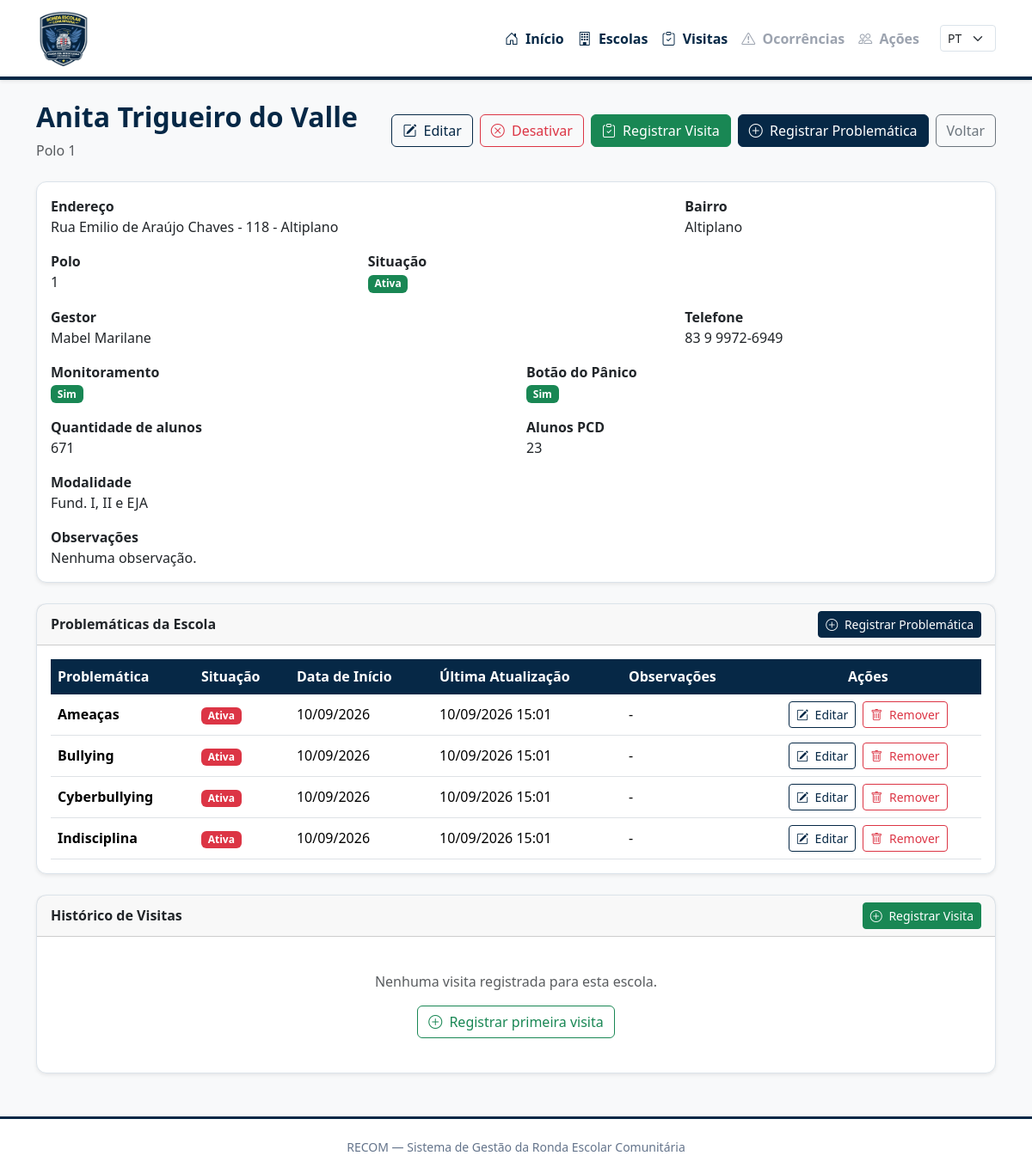
The page /escolas/4/ on the database as committed earlier.
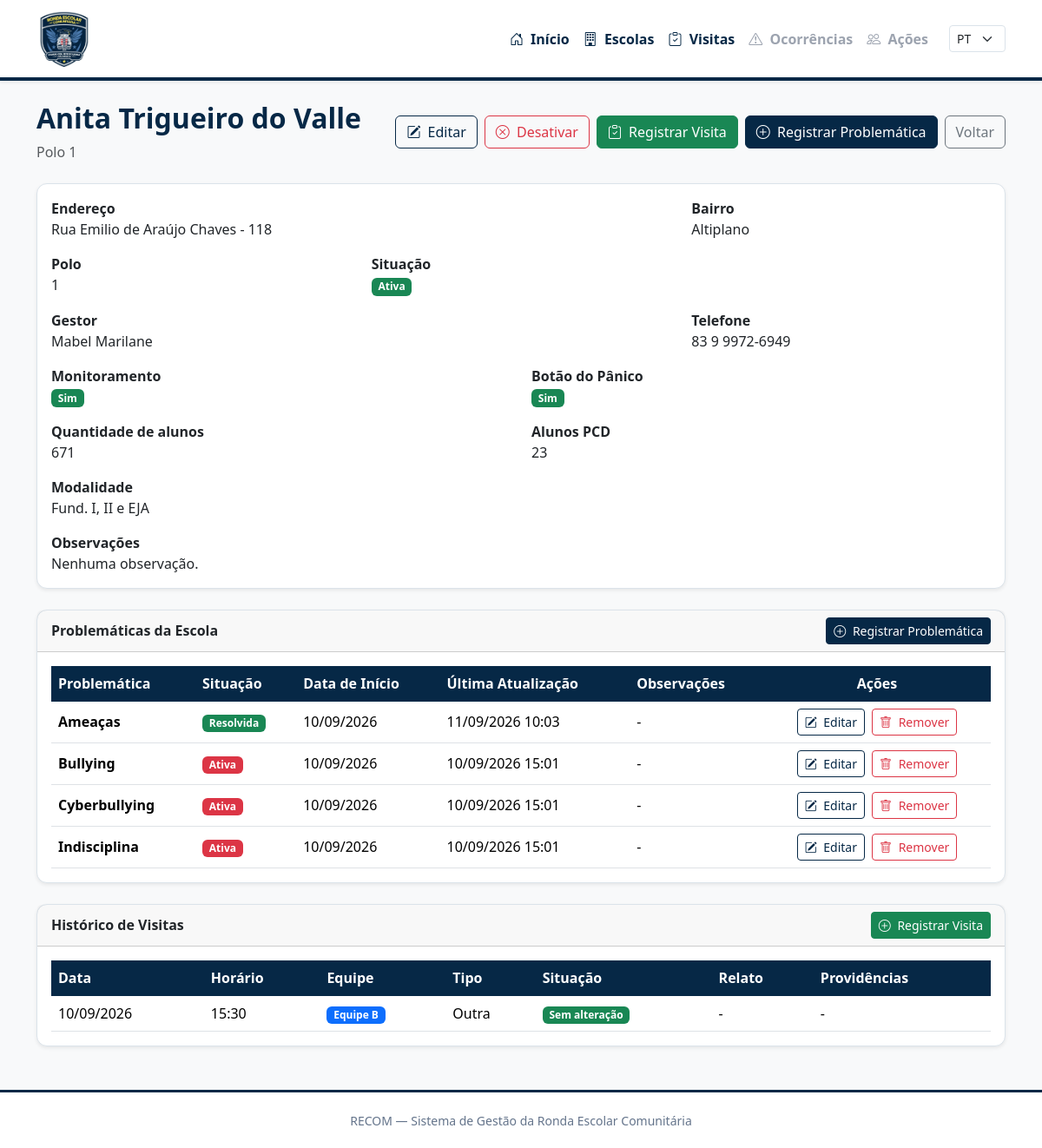
The same page on the database as committed later.
### escolas/models.py (models this page shows, shortened)
class Escola(models.Model):
    POLO_CHOICES = [
        (1, "Polo 1"),
        (2, "Polo 2"),
        (3, "Polo 3"),
        (4, "Polo 4"),
        (5, "Polo 5"),
        (6, "Polo 6"),
        (7, "Polo 7"),
        (8, "Polo 8"),
        (9, "Polo 9"),
    ]
    nome = models.CharField(
        max_length=200,
        unique=True
    )
    polo = models.PositiveSmallIntegerField(
        choices=POLO_CHOICES
    )
    endereco = models.CharField(
        max_length=300
    )
    bairro = models.CharField(
    max_length=120,
    blank=True
    )
    gestor = models.CharField(
        max_length=150,
        blank=True
    )
    telefone = models.CharField(
        max_length=100,
        blank=True
    )
    monitoramento = models.BooleanField(
        default=False
    )
    botao_panico = models.BooleanField(
        default=False
    )
    quantidade_alunos = models.PositiveIntegerField(
        default=0
    )
    quantidade_alunos_pcd = models.PositiveIntegerField(
        default=0
    )
    modalidade = models.CharField(
        max_length=200,
        blank=True
    )
    observacoes = models.TextField(
        blank=True
    )
    ativa = models.BooleanField(
        default=True
    )
    data_inativacao = models.DateTimeField(
        blank=True,
        null=True
    )
    inativada_por = models.ForeignKey(
        User,
        on_delete=models.SET_NULL,
        blank=True,
        null=True,
        related_name="escolas_inativadas"
    )
    criado_em = models.DateTimeField(
        auto_now_add=True
    )
    atualizado_em = models.DateTimeField(
        auto_now=True
    )

class EscolaProblematica(models.Model):
    SITUACAO_CHOICES = [
        ("ATIVA", "Ativa"),
        ("EM_ACOMPANHAMENTO", "Em acompanhamento"),
        ("RESOLVIDA", "Resolvida"),
    ]
    escola = models.ForeignKey(
        Escola,
        on_delete=models.CASCADE,
        related_name="problematicas"
    )
    tipo_problematica = models.ForeignKey(
        TipoProblematica,
        on_delete=models.PROTECT,
        related_name="escolas"
    )
    data_registro = models.DateField(
        auto_now_add=True
    )
    situacao = models.CharField(
        max_length=20,
        choices=SITUACAO_CHOICES,
        default="ATIVA"
    )
    observacoes = models.TextField(
        blank=True
    )
    criado_em = models.DateTimeField(
        auto_now_add=True
    )
    atualizado_em = models.DateTimeField(
        auto_now=True
    )
    class Meta:
        ordering = ["escola", "tipo_problematica"]
        verbose_name = "Problemática da escola"
        verbose_name_plural = "Problemáticas das escolas"
        constraints = [
            models.UniqueConstraint(
                fields=["escola", "tipo_problematica"],
                name="unique_escola_tipo_problematica"
            )
        ]

class TipoProblematica(models.Model):
    nome = models.CharField(
        max_length=150,
        unique=True
    )
    descricao = models.TextField(
        blank=True
    )
    ativa = models.BooleanField(
        default=True
    )
    criado_em = models.DateTimeField(
        auto_now_add=True
    )
    atualizado_em = models.DateTimeField(
        auto_now=True
    )
    class Meta:
        ordering = ["nome"]
        verbose_name = "Tipo de problemática"
        verbose_name_plural = "Tipos de problemáticas"

### visitas/models.py (models this page shows, shortened)
class RondaVisita(models.Model):
    EQUIPE_CHOICES = [
        ("A", "Equipe A"),
        ("B", "Equipe B"),
        ("C", "Equipe C"),
        ("D", "Equipe D"),
        ("E", "Equipe E"),
        ("F", "Equipe F"),
    ]
    TIPO_VISITA_CHOICES = [
        ("ROTINA", "Visita de rotina"),
        ("SAIDA", "Acompanhamento de saída"),
        ("EVENTO", "Acompanhamento de evento"),
        ("APOIO", "Apoio / atendimento"),
        ("OUTRA", "Outra"),
    ]
    SITUACAO_CHOICES = [
        ("SEM_ALTERACAO", "Sem alteração"),
        ("COM_ALTERACAO", "Com alteração"),
    ]
    escola = models.ForeignKey(
        Escola,
        on_delete=models.PROTECT,
        related_name="visitas",
        verbose_name="Escola",
    )
    equipe = models.CharField(
        max_length=1,
        choices=EQUIPE_CHOICES,
        verbose_name="Equipe responsável",
    )
    data_visita = models.DateField(
        verbose_name="Data da visita",
    )
    horario = models.TimeField(
        verbose_name="Horário",
    )
    tipo_visita = models.CharField(
        max_length=20,
        choices=TIPO_VISITA_CHOICES,
        default="ROTINA",
        verbose_name="Tipo de visita",
    )
    situacao = models.CharField(
        max_length=20,
        choices=SITUACAO_CHOICES,
        default="SEM_ALTERACAO",
        verbose_name="Situação",
    )
    relato = models.TextField(
        blank=True,
        verbose_name="Relato da visita",
    )
    orientacoes = models.TextField(
        blank=True,
        verbose_name="Orientações / providências",
    )
    criado_em = models.DateTimeField(
        auto_now_add=True,
    )
    atualizado_em = models.DateTimeField(
        auto_now=True,
    )
    class Meta:
        ordering = [
            "-data_visita",
            "-horario",
        ]
        verbose_name = "Ronda / Visita"
        verbose_name_plural = "Rondas / Visitas"

### escolas/views.py (the view)
def detalhe_escola(request, pk):
    escola = get_object_or_404(
        Escola,
        pk=pk
    )
    visitas = escola.visitas.all().order_by(
        "-data_visita",
        "-horario"
    )
    contexto = {
        "escola": escola,
        "visitas": visitas,
    }
    return render(
        request,
        "escolas/detalhe_escola.html",
        contexto
    )

### templates/escolas/detalhe_escola.html (shortened to what the changed rows need)
{% extends "base.html" %}
{% block content %}
<div class="container mt-4 mb-5">
    <div class="d-flex justify-content-between align-items-center mb-4">
        <div>
            <h2>{{ escola.nome }}</h2>
            <p class="text-muted mb-0">
                Polo {{ escola.polo }}
            </p>
        </div>
    </div>
    <div class="card shadow-sm">
        <div class="card-body">
            <div class="row">
                <div class="col-md-8 mb-3">
                    <strong>Endereço</strong>
                    <div>
                        {{ escola.endereco }}
                    </div>
                </div>
                <div class="col-md-4 mb-3">
                    <strong>Bairro</strong>
                    <div>
                        {{ escola.bairro|default:"Não informado" }}
                    </div>
                </div>
                <div class="col-md-4 mb-3">
                    <strong>Polo</strong>
                    <div>
                        {{ escola.polo }}
                    </div>
                </div>
                <div class="col-md-8 mb-3">
                    <strong>Gestor</strong>
                    <div>
                        {{ escola.gestor|default:"Não informado" }}
                    </div>
                </div>
                <div class="col-md-4 mb-3">
                    <strong>Telefone</strong>
                    <div>
                        {{ escola.telefone|default:"Não informado" }}
                    </div>
                </div>
                <div class="col-md-6 mb-3">
                    <strong>Quantidade de alunos</strong>
                    <div>
                        {{ escola.quantidade_alunos }}
                    </div>
                </div>
                <div class="col-md-6 mb-3">
                    <strong>Alunos PCD</strong>
                    <div>
                        {{ escola.quantidade_alunos_pcd }}
                    </div>
                </div>
                <div class="col-md-12 mb-3">
                    <strong>Modalidade</strong>
                    <div>
                        {{ escola.modalidade|default:"Não informada" }}
                    </div>
                </div>
                <div class="col-md-12">
                    <strong>Observações</strong>
                    <div>
                        {{ escola.observacoes|default:"Nenhuma observação." }}
                    </div>
                </div>
            </div>
        </div>
    </div>
    <div class="card shadow-sm mt-4">
        <div class="card-body">
            {% if escola.problematicas.all %}
                <div class="table-responsive">
                    <table class="table table-hover align-middle mb-0">
                        <thead>
                            <tr>
                                <th>Problemática</th>
                                <th>Situação</th>
                                <th>Data de Início</th>
                                <th>Última Atualização</th>
                                <th>Observações</th>
                                <th class="text-center">
                                    Ações
                                </th>
                            </tr>
                        </thead>
                        <tbody>
                            {% for problematica in escola.problematicas.all %}
                                <tr>
                                    <td>
                                        <strong>
                                            {{ problematica.tipo_problematica.nome }}
                                        </strong>
                                    </td>
                                    <td>
                                        {% if problematica.situacao == "ATIVA" %}
                                            <span class="badge bg-danger">
                                                Ativa
                                            </span>
                                        {% elif problematica.situacao == "EM_ACOMPANHAMENTO" %}
                                            <span class="badge bg-warning text-dark">
                                                Em acompanhamento
                                            </span>
                                        {% elif problematica.situacao == "RESOLVIDA" %}
                                            <span class="badge bg-success">
                                                Resolvida
                                            </span>
                                        {% else %}
                                            {{ problematica.get_situacao_display }}
                                        {% endif %}
                                    </td>
                                    <td class="text-nowrap">
                                        {{ problematica.data_registro|date:"d/m/Y" }}
                                    </td>
                                    <td class="text-nowrap">
                                        {{ problematica.atualizado_em|date:"d/m/Y H:i" }}
                                    </td>
                                    <td>
                                        {{ problematica.observacoes|default:"-" }}
                                    </td>
                                    <td class="text-center">
                                        <div class="d-flex justify-content-center gap-2">
                                            <a
                                                href="{% url 'escolas:editar_problematica' escola.pk problematica.pk %}"
                                                class="btn btn-sm btn-outline-primary"
                                            >
                                                <i class="bi bi-pencil-square me-1"></i>
                                                Editar
                                            </a>
                                            <form
                                                method="post"
                                                action="{% url 'escolas:excluir_problematica' escola.pk problematica.pk %}"
                                                class="d-inline"
                                            >
                                                <button
                                                    type="submit"
                                                    class="btn btn-sm btn-outline-danger"
                                                    onclick="return confirm('Deseja realmente remover esta problemática da escola?');"
                                                >
                                                    <i class="bi bi-trash me-1"></i>
                                                    Remover
                                                </button>
                                            </form>
                                        </div>
                                    </td>
                                </tr>
                            {% endfor %}
                        </tbody>
                    </table>
                </div>
            {% endif %}
        </div>
    </div>
    <div class="card shadow-sm mt-4">
        <div class="card-body">
            {% if visitas %}
                <div class="table-responsive">
                    <table class="table table-hover align-middle mb-0">
                        <thead>
                            <tr>
                                <th>Data</th>
                                <th>Horário</th>
                                <th>Equipe</th>
                                <th>Tipo</th>
                                <th>Situação</th>
                                <th>Relato</th>
                                <th>Providências</th>
                            </tr>
                        </thead>
                        <tbody>
                            {% for visita in visitas %}
                                <tr>
                                    <td class="text-nowrap">
                                        {{ visita.data_visita|date:"d/m/Y" }}
                                    </td>
                                    <td class="text-nowrap">
                                        {{ visita.horario|time:"H:i" }}
                                    </td>
                                    <td class="text-nowrap">
                                        <span class="badge bg-primary">
                                            {{ visita.get_equipe_display }}
                                        </span>
                                    </td>
                                    <td>
                                        {{ visita.get_tipo_visita_display }}
                                    </td>
                                    <td>
                                        {% if visita.situacao == "SEM_ALTERACAO" %}
                                            <span class="badge bg-success">
                                                Sem alteração
                                            </span>
                                        {% elif visita.situacao == "COM_ALTERACAO" %}
                                            <span class="badge bg-warning text-dark">
                                                Com alteração
                                            </span>
                                        {% else %}
                                            {{ visita.get_situacao_display }}
                                        {% endif %}
                                    </td>
                                    <td>
                                        {{ visita.relato|default:"-" }}
                                    </td>
                                    <td>
                                        {{ visita.orientacoes|default:"-" }}
                                    </td>
                                </tr>
                            {% endfor %}
                        </tbody>
                    </table>
                </div>
            {% else %}
                <div class="text-center py-4">
                    <p class="text-muted mb-3">
                        Nenhuma visita registrada para esta escola.
                    </p>
                    {% if escola.ativa %}
                        <a
                            href="{% url 'visitas:cadastrar_visita' %}?escola={{ escola.pk }}"
                            class="btn btn-outline-success"
                        >
                            <i class="bi bi-plus-circle me-1"></i>
                            Registrar primeira visita
                        </a>
                    {% endif %}
                </div>
            {% endif %}
        </div>
    </div>
</div>
{% endblock %}

Rows that differ between the two databases and show on the page:
changed Escola "Anita Trigueiro do Valle": endereco "Rua Emilio de Araújo Chaves - 118 - Altiplano" → "Rua Emilio de Araújo Chaves - 118"
changed EscolaProblematica "Ameaças": atualizado_em "10/09/2026 15:01" → "11/09/2026 10:03"; situacao "Ativa" → "Resolvida"
added RondaVisita: data_visita "10/09/2026", horario "15:30", equipe "Equipe B", tipo_visita "Outra", situacao "Sem alteração", relato "-", orientacoes "-"
Other text that changed with them:
text no longer shown: "Nenhuma visita registrada para esta escola. Registrar primeira visita"
text now shown: "Data Horário Equipe Tipo Situação Relato Providências"
